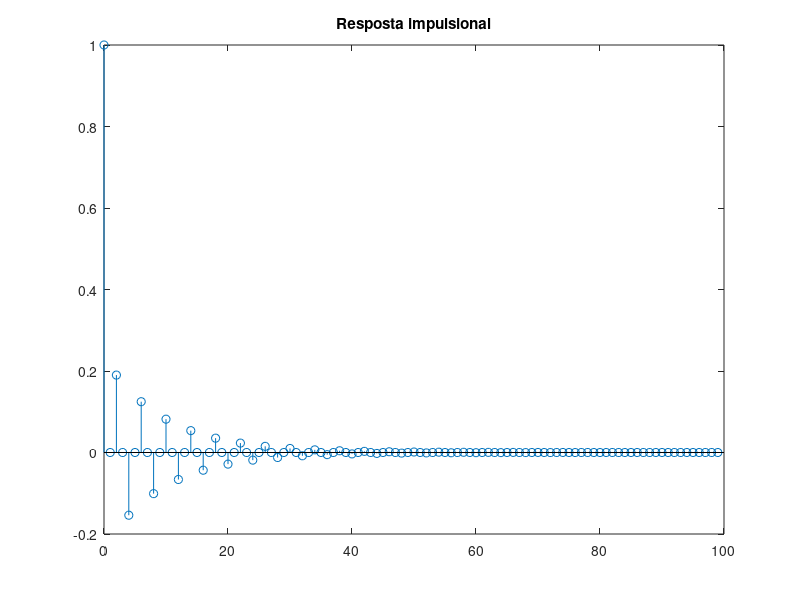
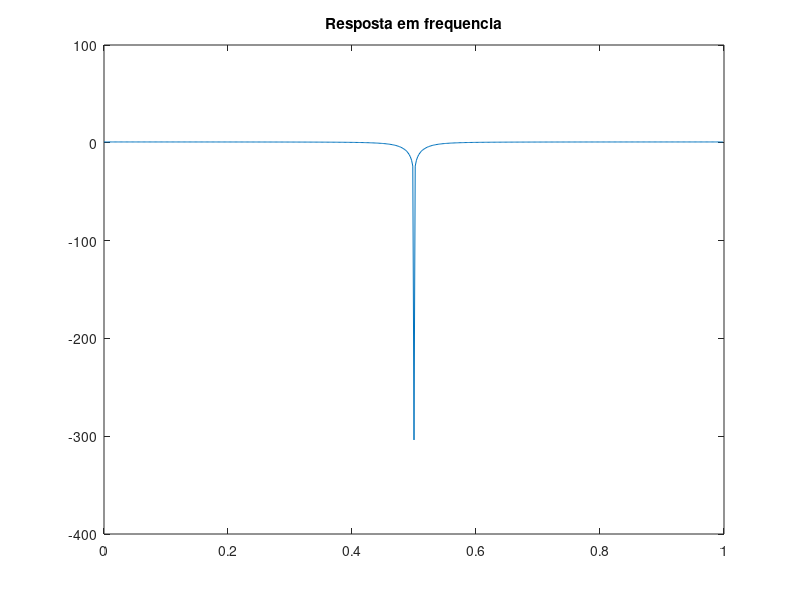
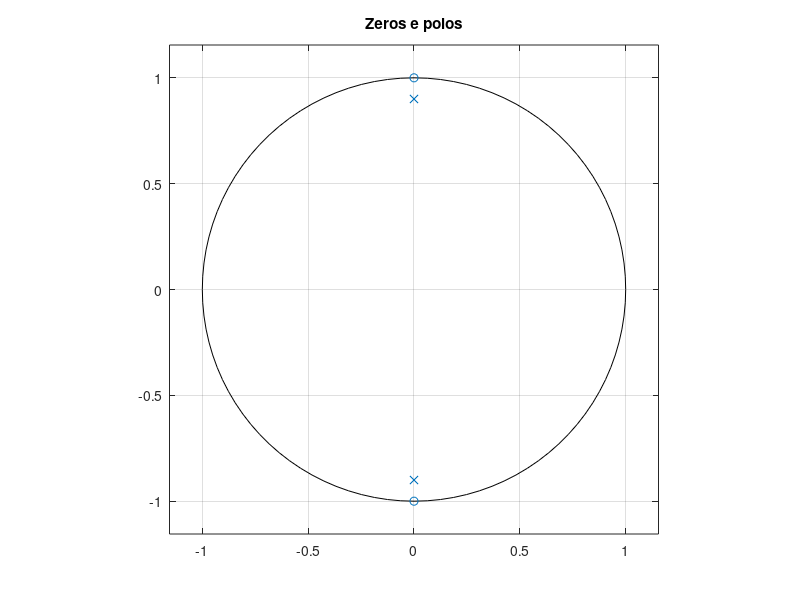
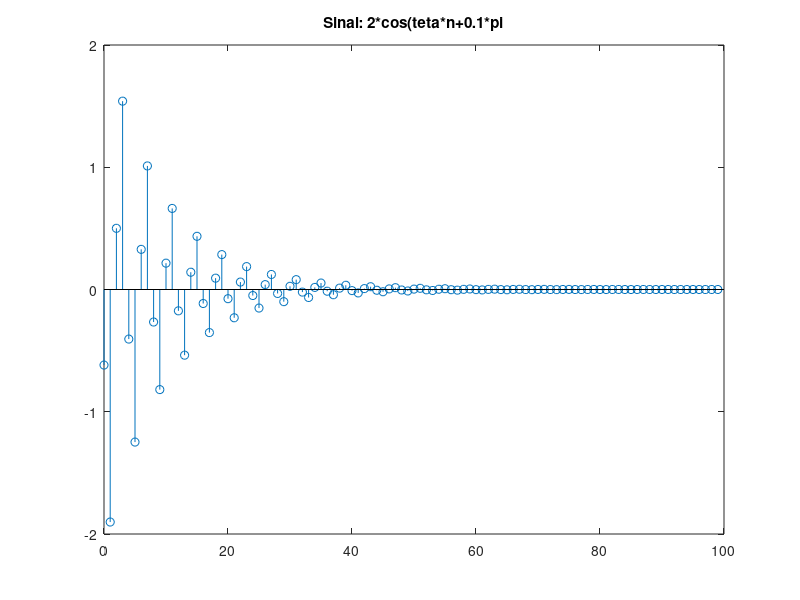

MATLAB code for these plots, in order: (Note: this script raises an error after producing the figures.)
clear,close,clc

%a
%i.

teta=pi/2;      %teta random diferente de 0

b=[exp(1i*teta) exp(-1i*teta)];  %zeros têm modulo unitario, ou seja é 1e^(jteta)
a=0.9*b;                    %modulo têm modulo 0.9, 0.9e^(jteta)

num=poly(b);    %conversao para polinomio 
den=poly(a);    %conversao para polinomio

H=num/den   %calculo da função transferencia

%ii.

x=[1 zeros(1,99)];          %criar impulso random porque queremos resposta 
                            %impulsional

y=filter(num,den,x);        %resposta impulsional

figure(1)
stem(0:length(y)-1,y)
title('Resposta impulsional')

%iii.

figure(3)
[H,w]=freqz(num,den);          %resposta em frequencia
plot(w./pi,20*log10(abs(H)));
title('Resposta em frequencia')

figure(4)
zplane(num,den)
title('Zeros e polos')

%NAO SEI IDENTIFICAR NO EIXO DAS ABCISSAS O VALOR DAS FASES/ZEROS/POLOS

%iv.

n=1:100;        %100 amostras
xn=2*cos(teta*n+0.1*pi);

yn=filter(num,den,xn);

figure(5)
stem(0:length(yn)-1,yn)
title('Sinal: 2*cos(teta*n+0.1*pi')

%NAO SEI O QUE SE DEVE COMENTAR

%b

%Sim é possivel eliminar a componente sinusoidal utilizando o filter

load('ecg1.txt');
fa=250;             %fa de um sinal ecg1 (anexo)
Ta=1/fa;
N=length(ecg1);
f=100;

t=0:Ta:Ta*N-Ta;

comp=cos(2*pi*f*t);   %componente sinusoidal

sinal=ecg1+comp';   %soma dos sinais

theta=pi/8;      %teta random diferente da alinea anterior

b1=[exp(1i*theta) exp(-1i*theta)];  %zeros têm modulo unitario, ou seja é 1e^(jteta)
a1=0.9*b1;                    %modulo têm modulo 0.9, 0.9e^(jteta)

num1=poly(b1);    %conversao para polinomio 
den1=poly(a1);    %conversao para polinomio

sinalf=filter(num1,den1,sinal);

figure(6)
plot(0:length(sinalf)-1,sinalf)  %nao  me esta dar o sinal filtrado nao sei
                                 %porque
